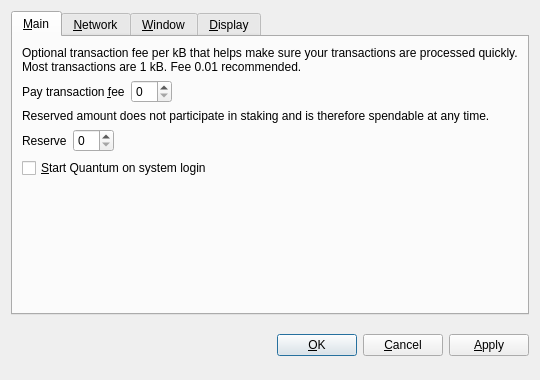
<?xml version="1.0" encoding="UTF-8"?>
<ui version="4.0">
 <class>OptionsDialog</class>
 <widget class="QDialog" name="OptionsDialog">
  <property name="geometry">
   <rect>
    <x>0</x>
    <y>0</y>
    <width>540</width>
    <height>380</height>
   </rect>
  </property>
  <property name="windowTitle">
   <string>Options</string>
  </property>
  <property name="modal">
   <bool>true</bool>
  </property>
  <layout class="QVBoxLayout" name="verticalLayout">
   <item>
    <widget class="QTabWidget" name="tabWidget">
     <property name="tabPosition">
      <enum>QTabWidget::North</enum>
     </property>
     <property name="currentIndex">
      <number>0</number>
     </property>
     <widget class="QWidget" name="tabMain">
      <attribute name="title">
       <string>&amp;Main</string>
      </attribute>
      <layout class="QVBoxLayout" name="verticalLayout_Main">
       <item>
        <widget class="QLabel" name="transactionFeeInfoLabel">
         <property name="text">
          <string>Optional transaction fee per kB that helps make sure your transactions are processed quickly. Most transactions are 1 kB. Fee 0.01 recommended.</string>
         </property>
         <property name="textFormat">
          <enum>Qt::PlainText</enum>
         </property>
         <property name="wordWrap">
          <bool>true</bool>
         </property>
        </widget>
       </item>
       <item>
        <layout class="QHBoxLayout" name="horizontalLayoutFee">
         <item>
          <widget class="QLabel" name="transactionFeeLabel">
           <property name="text">
            <string>Pay transaction &amp;fee</string>
           </property>
           <property name="textFormat">
            <enum>Qt::PlainText</enum>
           </property>
           <property name="buddy">
            <cstring>transactionFee</cstring>
           </property>
          </widget>
         </item>
         <item>
          <widget class="BitcoinAmountField" name="transactionFee"/>
         </item>
         <item>
          <spacer name="horizontalSpacerFee">
           <property name="orientation">
            <enum>Qt::Horizontal</enum>
           </property>
           <property name="sizeHint" stdset="0">
            <size>
             <width>40</width>
             <height>20</height>
            </size>
           </property>
          </spacer>
         </item>
        </layout>
       </item>
       <item>
        <widget class="QLabel" name="reserveBalanceInfoLabel">
         <property name="text">
          <string>Reserved amount does not participate in staking and is therefore spendable at any time.</string>
         </property>
         <property name="textFormat">
          <enum>Qt::PlainText</enum>
         </property>
         <property name="wordWrap">
          <bool>true</bool>
         </property>
        </widget>
       </item>
       <item>
        <layout class="QHBoxLayout" name="horizontalLayoutReserveBalance">
         <item>
          <widget class="QLabel" name="reserveBalanceLabel">
           <property name="text">
            <string>Reserve</string>
           </property>
           <property name="textFormat">
            <enum>Qt::PlainText</enum>
           </property>
           <property name="buddy">
            <cstring>reserveBalance</cstring>
           </property>
          </widget>
         </item>
         <item>
          <widget class="BitcoinAmountField" name="reserveBalance"/>
         </item>
         <item>
          <spacer name="horizontalSpacerReserveBalance">
           <property name="orientation">
            <enum>Qt::Horizontal</enum>
           </property>
           <property name="sizeHint" stdset="0">
            <size>
             <width>40</width>
             <height>20</height>
            </size>
           </property>
          </spacer>
         </item>
        </layout>
       </item>
       <item>
        <widget class="QCheckBox" name="bitcoinAtStartup">
         <property name="toolTip">
          <string>Automatically start Quantum after logging in to the system.</string>
         </property>
         <property name="text">
          <string>&amp;Start Quantum on system login</string>
         </property>
        </widget>
       </item>
       <item>
        <spacer name="verticalSpacer_Main">
         <property name="orientation">
          <enum>Qt::Vertical</enum>
         </property>
         <property name="sizeHint" stdset="0">
          <size>
           <width>20</width>
           <height>40</height>
          </size>
         </property>
        </spacer>
       </item>
      </layout>
     </widget>
     <widget class="QWidget" name="tabNetwork">
      <attribute name="title">
       <string>&amp;Network</string>
      </attribute>
      <layout class="QVBoxLayout" name="verticalLayout_Network">
       <item>
        <widget class="QCheckBox" name="mapPortUpnp">
         <property name="toolTip">
          <string>Automatically open the Quantum client port on the router. This only works when your router supports UPnP and it is enabled.</string>
         </property>
         <property name="text">
          <string>Map port using &amp;UPnP</string>
         </property>
        </widget>
       </item>
       <item>
        <widget class="QCheckBox" name="connectSocks">
         <property name="toolTip">
          <string>Connect to the Quantum network through a SOCKS proxy (e.g. when connecting through Tor).</string>
         </property>
         <property name="text">
          <string>&amp;Connect through SOCKS proxy:</string>
         </property>
        </widget>
       </item>
       <item>
        <layout class="QHBoxLayout" name="horizontalLayout_Network">
         <item>
          <widget class="QLabel" name="proxyIpLabel">
           <property name="text">
            <string>Proxy &amp;IP:</string>
           </property>
           <property name="textFormat">
            <enum>Qt::PlainText</enum>
           </property>
           <property name="buddy">
            <cstring>proxyIp</cstring>
           </property>
          </widget>
         </item>
         <item>
          <widget class="QValidatedLineEdit" name="proxyIp">
           <property name="maximumSize">
            <size>
             <width>140</width>
             <height>16777215</height>
            </size>
           </property>
           <property name="toolTip">
            <string>IP address of the proxy (e.g. 127.0.0.1)</string>
           </property>
          </widget>
         </item>
         <item>
          <widget class="QLabel" name="proxyPortLabel">
           <property name="text">
            <string>&amp;Port:</string>
           </property>
           <property name="textFormat">
            <enum>Qt::PlainText</enum>
           </property>
           <property name="buddy">
            <cstring>proxyPort</cstring>
           </property>
          </widget>
         </item>
         <item>
          <widget class="QLineEdit" name="proxyPort">
           <property name="maximumSize">
            <size>
             <width>55</width>
             <height>16777215</height>
            </size>
           </property>
           <property name="toolTip">
            <string>Port of the proxy (e.g. 9050)</string>
           </property>
          </widget>
         </item>
         <item>
          <widget class="QLabel" name="socksVersionLabel">
           <property name="text">
            <string>SOCKS &amp;Version:</string>
           </property>
           <property name="textFormat">
            <enum>Qt::PlainText</enum>
           </property>
           <property name="buddy">
            <cstring>socksVersion</cstring>
           </property>
          </widget>
         </item>
         <item>
          <widget class="QValueComboBox" name="socksVersion">
           <property name="toolTip">
            <string>SOCKS version of the proxy (e.g. 5)</string>
           </property>
          </widget>
         </item>
         <item>
          <spacer name="horizontalSpacer_Network">
           <property name="orientation">
            <enum>Qt::Horizontal</enum>
           </property>
           <property name="sizeHint" stdset="0">
            <size>
             <width>40</width>
             <height>20</height>
            </size>
           </property>
          </spacer>
         </item>
        </layout>
       </item>
       <item>
        <spacer name="verticalSpacer_Network">
         <property name="orientation">
          <enum>Qt::Vertical</enum>
         </property>
         <property name="sizeHint" stdset="0">
          <size>
           <width>20</width>
           <height>40</height>
          </size>
         </property>
        </spacer>
       </item>
      </layout>
     </widget>
     <widget class="QWidget" name="tabWindow">
      <attribute name="title">
       <string>&amp;Window</string>
      </attribute>
      <layout class="QVBoxLayout" name="verticalLayout_Window">
       <item>
        <widget class="QCheckBox" name="minimizeToTray">
         <property name="toolTip">
          <string>Show only a tray icon after minimizing the window.</string>
         </property>
         <property name="text">
          <string>&amp;Minimize to the tray instead of the taskbar</string>
         </property>
        </widget>
       </item>
       <item>
        <widget class="QCheckBox" name="minimizeOnClose">
         <property name="toolTip">
          <string>Minimize instead of exit the application when the window is closed. When this option is enabled, the application will be closed only after selecting Quit in the menu.</string>
         </property>
         <property name="text">
          <string>M&amp;inimize on close</string>
         </property>
        </widget>
       </item>
       <item>
        <spacer name="verticalSpacer_Window">
         <property name="orientation">
          <enum>Qt::Vertical</enum>
         </property>
         <property name="sizeHint" stdset="0">
          <size>
           <width>20</width>
           <height>40</height>
          </size>
         </property>
        </spacer>
       </item>
      </layout>
     </widget>
     <widget class="QWidget" name="tabDisplay">
      <attribute name="title">
       <string>&amp;Display</string>
      </attribute>
      <layout class="QVBoxLayout" name="verticalLayout_Display">
       <item>
        <layout class="QHBoxLayout" name="horizontalLayout_1_Display">
         <item>
          <widget class="QLabel" name="langLabel">
           <property name="text">
            <string>User Interface &amp;language:</string>
           </property>
           <property name="textFormat">
            <enum>Qt::PlainText</enum>
           </property>
           <property name="buddy">
            <cstring>lang</cstring>
           </property>
          </widget>
         </item>
         <item>
          <widget class="QValueComboBox" name="lang">
           <property name="toolTip">
            <string>The user interface language can be set here. This setting will take effect after restarting Quantum.</string>
           </property>
          </widget>
         </item>
        </layout>
       </item>
       <item>
        <layout class="QHBoxLayout" name="horizontalLayout_2_Display">
         <item>
          <widget class="QLabel" name="unitLabel">
           <property name="text">
            <string>&amp;Unit to show amounts in:</string>
           </property>
           <property name="textFormat">
            <enum>Qt::PlainText</enum>
           </property>
           <property name="buddy">
            <cstring>unit</cstring>
           </property>
          </widget>
         </item>
         <item>
          <widget class="QValueComboBox" name="unit">
           <property name="toolTip">
            <string>Choose the default subdivision unit to show in the interface and when sending coins.</string>
           </property>
          </widget>
         </item>
        </layout>
       </item>
       <item>
        <widget class="QCheckBox" name="displayAddresses">
         <property name="toolTip">
          <string>Whether to show Quantum addresses in the transaction list or not.</string>
         </property>
         <property name="text">
          <string>&amp;Display addresses in transaction list</string>
         </property>
        </widget>
       </item>
       <item>
        <widget class="QCheckBox" name="coinControlFeatures">
         <property name="toolTip">
          <string>Whether to show coin control features or not.</string>
         </property>
         <property name="text">
          <string>Display coin &amp;control features (experts only!)</string>
         </property>
        </widget>
       </item>
       <item>
        <spacer name="verticalSpacer_Display">
         <property name="orientation">
          <enum>Qt::Vertical</enum>
         </property>
         <property name="sizeHint" stdset="0">
          <size>
           <width>20</width>
           <height>40</height>
          </size>
         </property>
        </spacer>
       </item>
      </layout>
     </widget>
    </widget>
   </item>
   <item>
    <layout class="QHBoxLayout" name="horizontalLayout_Buttons">
     <item>
      <spacer name="horizontalSpacer_1">
       <property name="orientation">
        <enum>Qt::Horizontal</enum>
       </property>
       <property name="sizeHint" stdset="0">
        <size>
         <width>40</width>
         <height>48</height>
        </size>
       </property>
      </spacer>
     </item>
     <item>
      <widget class="QLabel" name="statusLabel">
       <property name="font">
        <font>
         <weight>75</weight>
         <bold>true</bold>
        </font>
       </property>
       <property name="text">
        <string/>
       </property>
       <property name="textFormat">
        <enum>Qt::PlainText</enum>
       </property>
       <property name="wordWrap">
        <bool>true</bool>
       </property>
      </widget>
     </item>
     <item>
      <spacer name="horizontalSpacer_2">
       <property name="orientation">
        <enum>Qt::Horizontal</enum>
       </property>
       <property name="sizeHint" stdset="0">
        <size>
         <width>40</width>
         <height>48</height>
        </size>
       </property>
      </spacer>
     </item>
     <item>
      <widget class="QPushButton" name="okButton">
       <property name="text">
        <string>&amp;OK</string>
       </property>
      </widget>
     </item>
     <item>
      <widget class="QPushButton" name="cancelButton">
       <property name="text">
        <string>&amp;Cancel</string>
       </property>
       <property name="autoDefault">
        <bool>false</bool>
       </property>
      </widget>
     </item>
     <item>
      <widget class="QPushButton" name="applyButton">
       <property name="text">
        <string>&amp;Apply</string>
       </property>
       <property name="autoDefault">
        <bool>false</bool>
       </property>
      </widget>
     </item>
    </layout>
   </item>
  </layout>
 </widget>
 <customwidgets>
  <customwidget>
   <class>BitcoinAmountField</class>
   <extends>QSpinBox</extends>
   <header>bitcoinamountfield.h</header>
  </customwidget>
  <customwidget>
   <class>QValueComboBox</class>
   <extends>QComboBox</extends>
   <header>qvaluecombobox.h</header>
  </customwidget>
  <customwidget>
   <class>QValidatedLineEdit</class>
   <extends>QLineEdit</extends>
   <header>qvalidatedlineedit.h</header>
  </customwidget>
 </customwidgets>
 <resources/>
 <connections/>
</ui>
